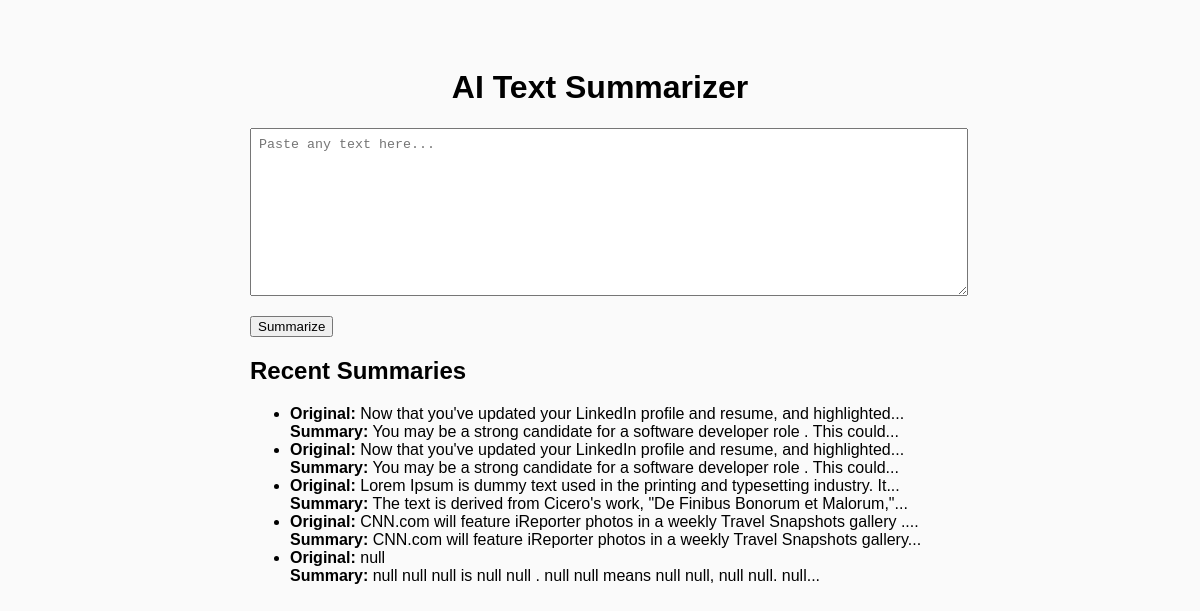
The page / on the database its author committed.
### tables this page shows
CREATE TABLE logs (
            id INTEGER PRIMARY KEY AUTOINCREMENT,
            original TEXT NOT NULL,
            summary TEXT NOT NULL,
            created_at TIMESTAMP DEFAULT CURRENT_TIMESTAMP
        );

### app.py (the view)
@app.route("/", methods=["GET"])
def index():
    conn = get_db()
    recent = conn.execute(
        "SELECT original, summary FROM logs ORDER BY created_at DESC LIMIT 5"
    ).fetchall()
    conn.close()
    return render_template("index.html", recent=recent)

### app.py (called while the page is built)
def get_db():
    conn = sqlite3.connect(DB_PATH)
    conn.row_factory = sqlite3.Row
    conn.execute(
        """
        CREATE TABLE IF NOT EXISTS logs (
            id INTEGER PRIMARY KEY AUTOINCREMENT,
            original TEXT NOT NULL,
            summary TEXT NOT NULL,
            created_at TIMESTAMP DEFAULT CURRENT_TIMESTAMP
        )
        """
    )
    return conn

### templates/index.html (shortened to what this page needs)
<!doctype html>
<html lang="en">
<head>
</head>
<body>
  <h1>AI Text Summarizer</h1>
  <form method="post" action="{{ url_for('summarize') }}">
    <textarea name="text" placeholder="Paste any text here...">{{ original or '' }}</textarea>
    <button type="submit">Summarize</button>
  </form>
  {% if recent %}
    <h2>Recent Summaries</h2>
    <ul>
    {% for row in recent %}
      <li>
        <strong>Original:</strong> {{ row['original']|truncate(80) }}<br>
        <strong>Summary:</strong> {{ row['summary']|truncate(80) }}
      </li>
    {% endfor %}
    </ul>
  {% endif %}
</body>
</html>

### templates/index.html (style rules this page uses)
body { font-family: Arial, sans-serif; max-width: 700px; margin: 2rem auto; padding: 1rem; background:#fafafa; }
h1 { text-align:center; }
textarea { width:100%; height:150px; padding:.5rem; margin-bottom:1rem; }

### rows shown on the page
logs: original "Now that you've updated your LinkedIn profile and resume, and highlighted...", summary "You may be a strong candidate for a software developer role . This could..."
logs: original "Now that you've updated your LinkedIn profile and resume, and highlighted...", summary "You may be a strong candidate for a software developer role . This could..."
logs: original "Lorem Ipsum is dummy text used in the printing and typesetting industry. It...", summary "The text is derived from Cicero's work, \"De Finibus Bonorum et Malorum,\"..."
logs: original "CNN.com will feature iReporter photos in a weekly Travel Snapshots gallery ....", summary "CNN.com will feature iReporter photos in a weekly Travel Snapshots gallery..."
logs: original "null", summary "null null null is null null . null null means null null, null null. null..."
